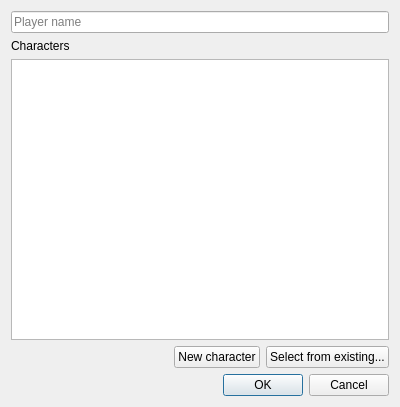
<?xml version="1.0" encoding="UTF-8"?>
<ui version="4.0">
 <class>NewPlayerDialog</class>
 <widget class="QDialog" name="NewPlayerDialog">
  <property name="geometry">
   <rect>
    <x>0</x>
    <y>0</y>
    <width>400</width>
    <height>407</height>
   </rect>
  </property>
  <property name="windowTitle">
   <string>Dialog</string>
  </property>
  <layout class="QVBoxLayout" name="verticalLayout">
   <item>
    <widget class="QLineEdit" name="name">
     <property name="readOnly">
      <bool>false</bool>
     </property>
     <property name="placeholderText">
      <string>Player name</string>
     </property>
    </widget>
   </item>
   <item>
    <widget class="QLabel" name="label">
     <property name="text">
      <string>Characters</string>
     </property>
    </widget>
   </item>
   <item>
    <widget class="QListView" name="characters"/>
   </item>
   <item>
    <layout class="QHBoxLayout" name="horizontalLayout">
     <item>
      <spacer name="horizontalSpacer">
       <property name="orientation">
        <enum>Qt::Horizontal</enum>
       </property>
       <property name="sizeHint" stdset="0">
        <size>
         <width>40</width>
         <height>20</height>
        </size>
       </property>
      </spacer>
     </item>
     <item>
      <widget class="QPushButton" name="pushButton">
       <property name="text">
        <string>New character</string>
       </property>
      </widget>
     </item>
     <item>
      <widget class="QPushButton" name="pushButton_2">
       <property name="text">
        <string>Select from existing...</string>
       </property>
      </widget>
     </item>
    </layout>
   </item>
   <item>
    <widget class="QDialogButtonBox" name="buttonBox">
     <property name="orientation">
      <enum>Qt::Horizontal</enum>
     </property>
     <property name="standardButtons">
      <set>QDialogButtonBox::Cancel|QDialogButtonBox::Ok</set>
     </property>
    </widget>
   </item>
  </layout>
 </widget>
 <resources/>
 <connections>
  <connection>
   <sender>buttonBox</sender>
   <signal>accepted()</signal>
   <receiver>NewPlayerDialog</receiver>
   <slot>accept()</slot>
   <hints>
    <hint type="sourcelabel">
     <x>248</x>
     <y>254</y>
    </hint>
    <hint type="destinationlabel">
     <x>157</x>
     <y>274</y>
    </hint>
   </hints>
  </connection>
  <connection>
   <sender>buttonBox</sender>
   <signal>rejected()</signal>
   <receiver>NewPlayerDialog</receiver>
   <slot>reject()</slot>
   <hints>
    <hint type="sourcelabel">
     <x>316</x>
     <y>260</y>
    </hint>
    <hint type="destinationlabel">
     <x>286</x>
     <y>274</y>
    </hint>
   </hints>
  </connection>
 </connections>
</ui>
